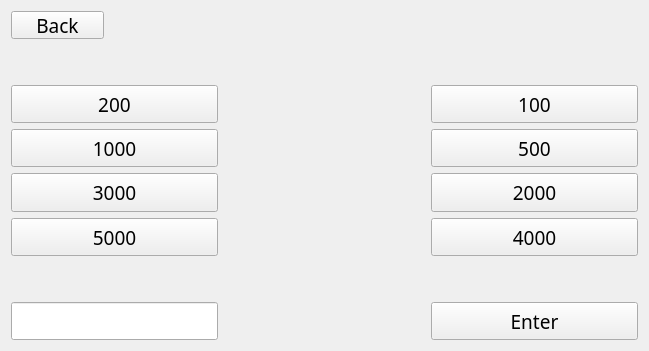
<?xml version="1.0" encoding="UTF-8"?>
<ui version="4.0">
 <class>Form</class>
 <widget class="QWidget" name="Form">
  <property name="geometry">
   <rect>
    <x>0</x>
    <y>0</y>
    <width>649</width>
    <height>351</height>
   </rect>
  </property>
  <property name="windowTitle">
   <string>Form</string>
  </property>
  <layout class="QGridLayout" name="gridLayout">
   <item row="8" column="0">
    <widget class="QLineEdit" name="withdraw_lineedit">
     <property name="sizePolicy">
      <sizepolicy hsizetype="Minimum" vsizetype="Expanding">
       <horstretch>0</horstretch>
       <verstretch>0</verstretch>
      </sizepolicy>
     </property>
     <property name="font">
      <font>
       <family>Gill Sans Ultra Bold Condensed</family>
       <pointsize>14</pointsize>
       <weight>75</weight>
       <bold>true</bold>
      </font>
     </property>
     <property name="inputMethodHints">
      <set>Qt::ImhDigitsOnly|Qt::ImhFormattedNumbersOnly</set>
     </property>
     <property name="inputMask">
      <string/>
     </property>
     <property name="text">
      <string/>
     </property>
     <property name="maxLength">
      <number>32767</number>
     </property>
     <property name="frame">
      <bool>true</bool>
     </property>
     <property name="alignment">
      <set>Qt::AlignCenter</set>
     </property>
     <property name="cursorMoveStyle">
      <enum>Qt::LogicalMoveStyle</enum>
     </property>
     <property name="clearButtonEnabled">
      <bool>true</bool>
     </property>
    </widget>
   </item>
   <item row="6" column="2">
    <widget class="QPushButton" name="withdraw_4000">
     <property name="sizePolicy">
      <sizepolicy hsizetype="Expanding" vsizetype="Expanding">
       <horstretch>0</horstretch>
       <verstretch>0</verstretch>
      </sizepolicy>
     </property>
     <property name="font">
      <font>
       <family>Gill Sans Ultra Bold Condensed</family>
       <pointsize>14</pointsize>
      </font>
     </property>
     <property name="text">
      <string>4000</string>
     </property>
    </widget>
   </item>
   <item row="8" column="2">
    <widget class="QPushButton" name="withdraw_enter">
     <property name="sizePolicy">
      <sizepolicy hsizetype="Minimum" vsizetype="Expanding">
       <horstretch>0</horstretch>
       <verstretch>0</verstretch>
      </sizepolicy>
     </property>
     <property name="font">
      <font>
       <family>Gill Sans Ultra Bold Condensed</family>
       <pointsize>14</pointsize>
      </font>
     </property>
     <property name="text">
      <string>Enter</string>
     </property>
    </widget>
   </item>
   <item row="0" column="0">
    <widget class="QPushButton" name="back_button">
     <property name="sizePolicy">
      <sizepolicy hsizetype="Minimum" vsizetype="Minimum">
       <horstretch>0</horstretch>
       <verstretch>0</verstretch>
      </sizepolicy>
     </property>
     <property name="maximumSize">
      <size>
       <width>93</width>
       <height>28</height>
      </size>
     </property>
     <property name="font">
      <font>
       <family>Gill Sans Ultra Bold Condensed</family>
       <pointsize>14</pointsize>
      </font>
     </property>
     <property name="text">
      <string>Back</string>
     </property>
    </widget>
   </item>
   <item row="3" column="2">
    <widget class="QPushButton" name="withdraw_100">
     <property name="sizePolicy">
      <sizepolicy hsizetype="Expanding" vsizetype="Expanding">
       <horstretch>0</horstretch>
       <verstretch>0</verstretch>
      </sizepolicy>
     </property>
     <property name="font">
      <font>
       <family>Gill Sans Ultra Bold Condensed</family>
       <pointsize>14</pointsize>
      </font>
     </property>
     <property name="text">
      <string>100</string>
     </property>
    </widget>
   </item>
   <item row="4" column="0">
    <widget class="QPushButton" name="withdraw_1000">
     <property name="sizePolicy">
      <sizepolicy hsizetype="Minimum" vsizetype="Expanding">
       <horstretch>0</horstretch>
       <verstretch>0</verstretch>
      </sizepolicy>
     </property>
     <property name="font">
      <font>
       <family>Gill Sans Ultra Bold Condensed</family>
       <pointsize>14</pointsize>
      </font>
     </property>
     <property name="text">
      <string>1000</string>
     </property>
    </widget>
   </item>
   <item row="4" column="2">
    <widget class="QPushButton" name="withdraw_500">
     <property name="sizePolicy">
      <sizepolicy hsizetype="Expanding" vsizetype="Expanding">
       <horstretch>0</horstretch>
       <verstretch>0</verstretch>
      </sizepolicy>
     </property>
     <property name="font">
      <font>
       <family>Gill Sans Ultra Bold Condensed</family>
       <pointsize>14</pointsize>
      </font>
     </property>
     <property name="text">
      <string>500</string>
     </property>
    </widget>
   </item>
   <item row="7" column="0">
    <spacer name="verticalSpacer_2">
     <property name="orientation">
      <enum>Qt::Vertical</enum>
     </property>
     <property name="sizeHint" stdset="0">
      <size>
       <width>20</width>
       <height>40</height>
      </size>
     </property>
    </spacer>
   </item>
   <item row="6" column="0">
    <widget class="QPushButton" name="withdraw_5000">
     <property name="sizePolicy">
      <sizepolicy hsizetype="Minimum" vsizetype="Expanding">
       <horstretch>0</horstretch>
       <verstretch>0</verstretch>
      </sizepolicy>
     </property>
     <property name="font">
      <font>
       <family>Gill Sans Ultra Bold Condensed</family>
       <pointsize>14</pointsize>
      </font>
     </property>
     <property name="text">
      <string>5000</string>
     </property>
    </widget>
   </item>
   <item row="1" column="0">
    <spacer name="verticalSpacer">
     <property name="orientation">
      <enum>Qt::Vertical</enum>
     </property>
     <property name="sizeHint" stdset="0">
      <size>
       <width>20</width>
       <height>40</height>
      </size>
     </property>
    </spacer>
   </item>
   <item row="3" column="0">
    <widget class="QPushButton" name="withdraw_200">
     <property name="sizePolicy">
      <sizepolicy hsizetype="Expanding" vsizetype="Expanding">
       <horstretch>0</horstretch>
       <verstretch>0</verstretch>
      </sizepolicy>
     </property>
     <property name="font">
      <font>
       <family>Gill Sans Ultra Bold Condensed</family>
       <pointsize>14</pointsize>
      </font>
     </property>
     <property name="text">
      <string>200</string>
     </property>
    </widget>
   </item>
   <item row="5" column="0">
    <widget class="QPushButton" name="withdraw_3000">
     <property name="sizePolicy">
      <sizepolicy hsizetype="Minimum" vsizetype="Expanding">
       <horstretch>0</horstretch>
       <verstretch>0</verstretch>
      </sizepolicy>
     </property>
     <property name="font">
      <font>
       <family>Gill Sans Ultra Bold Condensed</family>
       <pointsize>14</pointsize>
      </font>
     </property>
     <property name="text">
      <string>3000</string>
     </property>
    </widget>
   </item>
   <item row="5" column="2">
    <widget class="QPushButton" name="withdraw_2000">
     <property name="sizePolicy">
      <sizepolicy hsizetype="Expanding" vsizetype="Expanding">
       <horstretch>0</horstretch>
       <verstretch>0</verstretch>
      </sizepolicy>
     </property>
     <property name="font">
      <font>
       <family>Gill Sans Ultra Bold Condensed</family>
       <pointsize>14</pointsize>
      </font>
     </property>
     <property name="text">
      <string>2000</string>
     </property>
    </widget>
   </item>
   <item row="3" column="1">
    <spacer name="horizontalSpacer">
     <property name="orientation">
      <enum>Qt::Horizontal</enum>
     </property>
     <property name="sizeHint" stdset="0">
      <size>
       <width>40</width>
       <height>20</height>
      </size>
     </property>
    </spacer>
   </item>
  </layout>
 </widget>
 <resources/>
 <connections/>
</ui>
